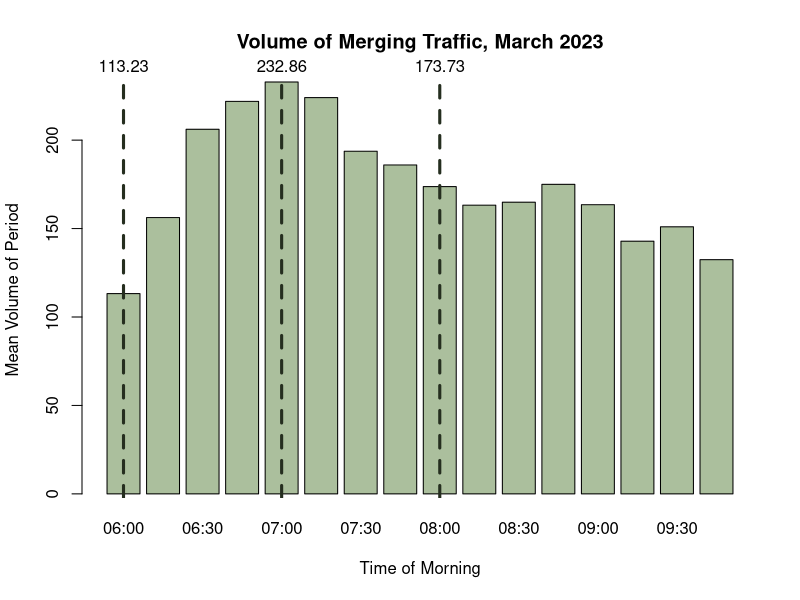
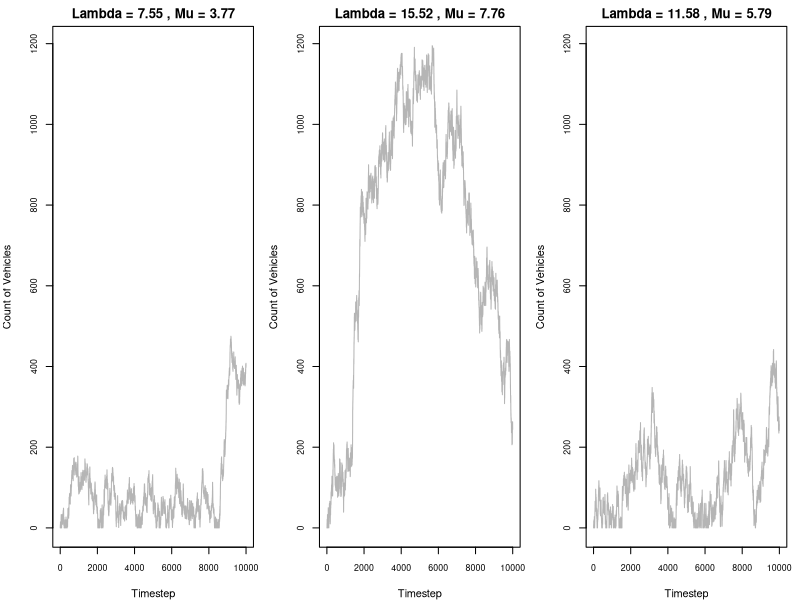
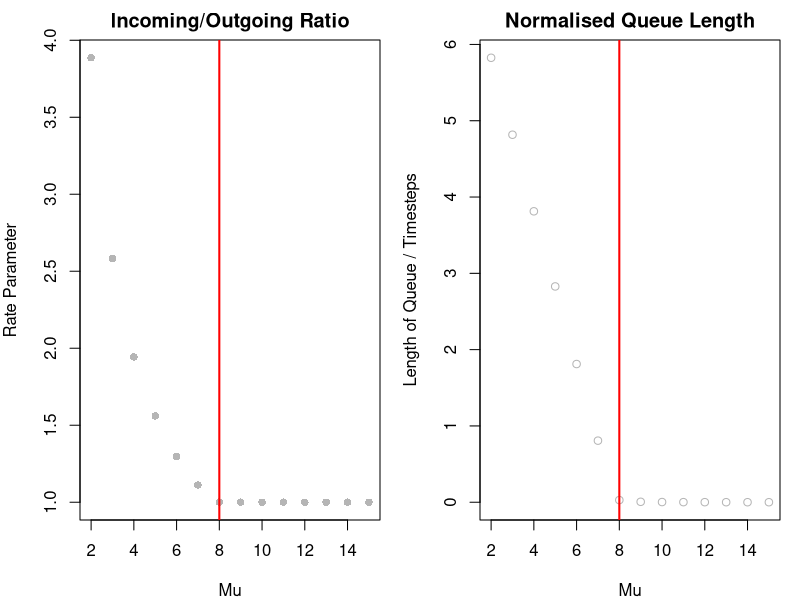
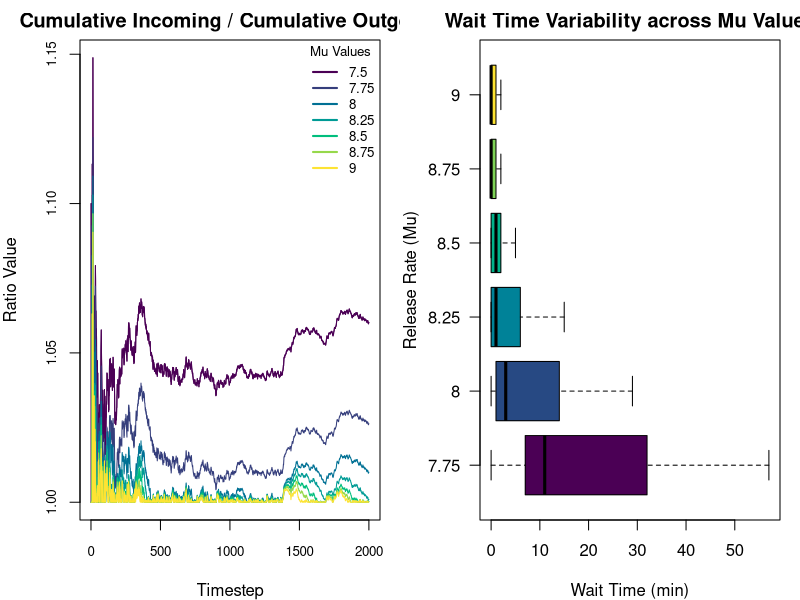
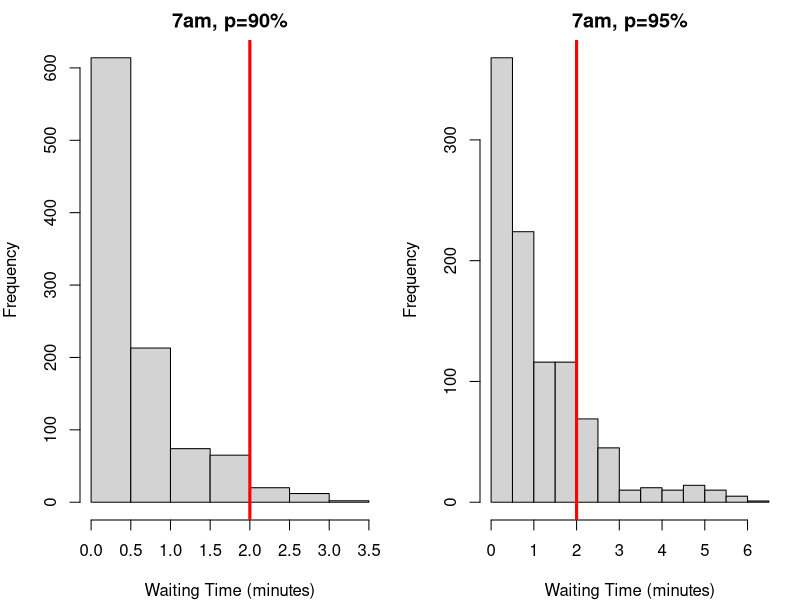
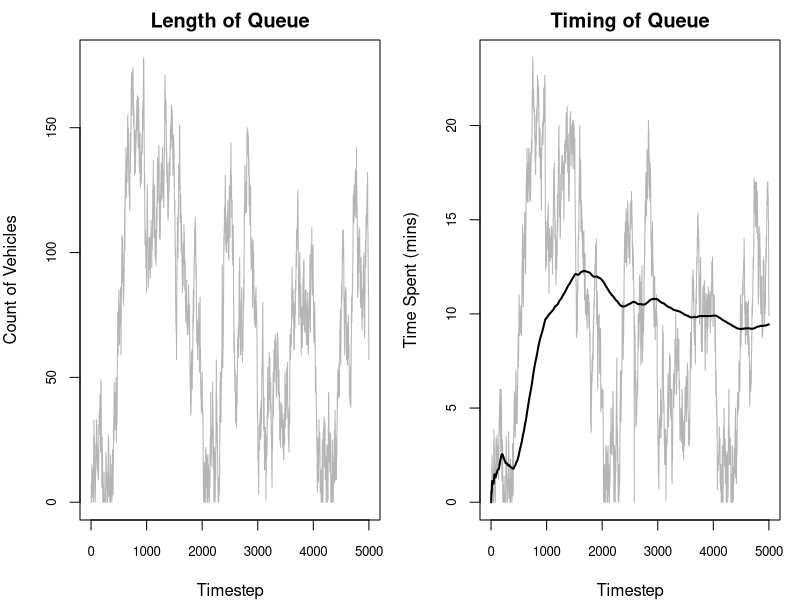
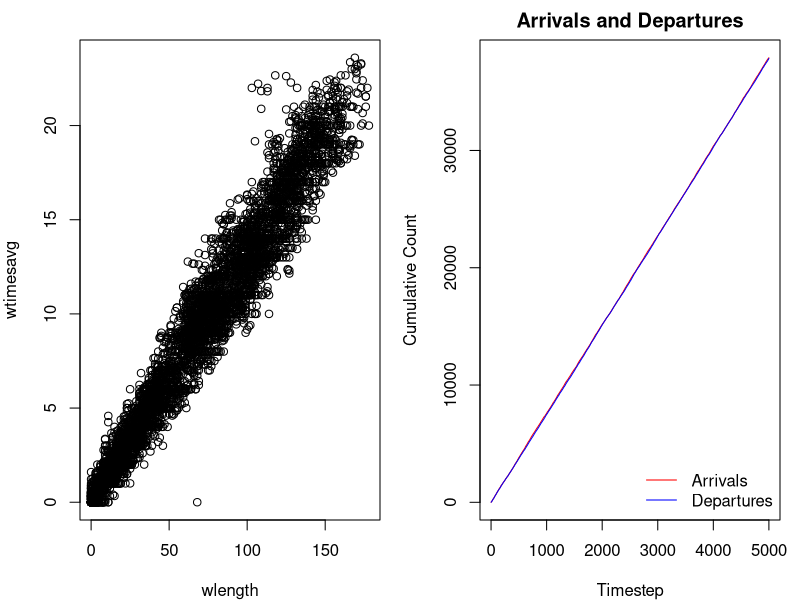
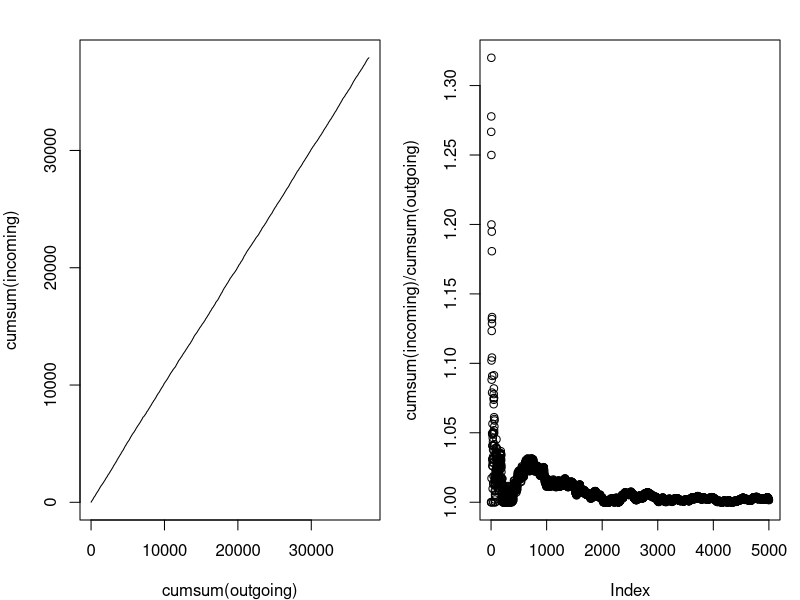

The R script that drew these images, in order:
## ---- chunk 1
#| include: false

# Keep these commented as the full files were too large to upload to Github
# Importing datasets
# raw23 <- read.csv("2023-03.csv")
# raw25 <- read.csv("2025-03.csv")

# Filtering for on-ramp segment
# ramp25 <- raw25[raw25$MLinkID == 5725, ]
# ramp23 <- raw23[raw23$MLinkID == 5725, ]

# Filtering for the freeway segment directly following the on-ramp
# fwy25 <- raw25[raw25$MLinkID == 183, ]
# fwy23 <- raw23[raw23$MLinkID == 183, ]

# Simplified import commands
ramp25 <- read.csv("ramp25.csv")
ramp23 <- read.csv("ramp23.csv")

fwy25 <- read.csv("fwy25.csv")
fwy23 <- read.csv("fwy23.csv")
## ---- chunk 2
#| include: false

library(lubridate)

# Converting datetime strings to date objects
ramp23$Date.Time.AWST <- ymd_hm(ramp23$Date.Time.AWST)

# Adding day of the week column (1=sunday, 7=saturday)
ramp23$Weekday <- wday(ramp23$Date.Time.AWST)

# Adding hour of the day column
ramp23$Hour <- hour(ramp23$Date.Time.AWST)

# Adding 15-min segment identifier of column
ramp23$Period <- format(ramp23$Date.Time.AWST, "%H:%M")

# Removing weekends
ramp23.wk <- ramp23[ramp23$Weekday %in% c(2, 3, 4, 5, 6), ]

# Filtering for only the morning peak (6am-10am)
ramp23.pk.wk <- ramp23.wk[6 <= ramp23.wk$Hour & ramp23.wk$Hour < 10, ]

# Removing public holidays (March 6 is the onyl date - Labour Day)
ramp23.pk.wk <- ramp23.pk.wk[date(ramp23.pk.wk$Date.Time.AWST) != "2023-03-06", ]
## ---- chunk 3
head(ramp23[, c(-6, -7, -8, -9, -10)])
## ---- chunk 4
#| include: false

smeans <- aggregate(Volume ~ Period, 
                           data = ramp23.pk.wk, 
                           FUN = mean)

# getting max volume
smax <- max(smeans$Volume)
maxindex <- which(smeans$Volume == smax)

# getting mean volume
smean <- mean(smeans$Volume)

# getting min volume
smin <- min(smeans$Volume)
minindex <- which(smeans$Volume == smin)
## ---- chunk 5
#| echo: false

bp <- barplot(smeans$Volume, names.arg = smeans$Period, col="#abbf9d", xlab = "Time of Morning", ylab = "Mean Volume of Period", main="Volume of Merging Traffic, March 2023")

abline(v = bp[1], col = "#252e1f", lwd = 3, lty = 2)
text(x = bp[1], y = smax, labels = round(smeans$Volume[1], 2), pos = 3, xpd = TRUE)

abline(v = bp[5], col = "#252e1f", lwd = 3, lty = 2)
text(x = bp[5], y = smax, labels = round(smeans$Volume[5], 2), pos = 3, xpd = TRUE)

abline(v = bp[9], col = "#252e1f", lwd = 3, lty = 2)
text(x = bp[9], y = smax, labels = round(smeans$Volume[9], 2), pos = 3, xpd = TRUE)
## ---- chunk 6
#| echo: false
smu6  <- mean(ramp23.pk.wk[ramp23.pk.wk$Period == "06:00", 4])
svar6 <- var(ramp23.pk.wk[ramp23.pk.wk$Period == "06:00", 4])

data.frame (
  Mean = smu6,
  Variance = svar6,
  row.names = c("6am (min)")
)
## ---- chunk 7
#| include: false
ssize6 <- (smu6^2) / (svar6 - smu6)
## ---- chunk 8
sim1 <- rnbinom(10000, size = ssize6, mu = smu6)
sim2 <- rpois(10000, lambda = smu6)
data.frame (
  Mean = c(smu6, mean(sim1), mean(sim2)),
  Variance = c(svar6, var(sim1), mean(sim2)),
  row.names = c("Dataset", "NBinom Sim", "Poisson Sim  ")
)
## ---- chunk 9
#| echo: false
data.frame(
  Mean = smu6 / 15,
  Variance = svar6 / 15^2,
  Size = ((smu6/15)^2) / ((svar6/(15^2)) - smu6/15),
  row.names = c("Vehicles/min")
  )
## ---- chunk 10
#| echo: false

data.frame(
  Mean = c(smu6, smu6/15, smu6/15),
  Size = c(ssize6, ((smu6/15)^2) / ((svar6/(15^2)) - smu6/15), ssize6/15),
  row.names = c("Vehicles/15min", "Vehicles/min (Method 1)", "Vehicles/min (Method 2)")
)
## ---- chunk 11
#| include: false

# 6am models
# leave as the same

# 7am models
smu7  <- mean(ramp23.pk.wk[ramp23.pk.wk$Period == "07:00", 4])
svar7 <- var(ramp23.pk.wk[ramp23.pk.wk$Period == "07:00", 4])
ssize7 <- ((smu7^2) / (svar7 - smu7))

# 8am models
smu8  <- mean(ramp23.pk.wk[ramp23.pk.wk$Period == "08:00", 4])
svar8 <- var(ramp23.pk.wk[ramp23.pk.wk$Period == "08:00", 4])
ssize8 <- ((smu8^2) / (svar8 - smu8))

# update to vehicles / 15 minute
# we no longer use variance! DO NOT TOUCHHHH VARIANCE
smu6 <- smu6 / 15
ssize6 <- ssize6 / 15

smu7 <- smu7 / 15
ssize7 <- ssize7 / 15

smu8 <- smu8 / 15
ssize8 <- ssize8 / 15
## ---- chunk 12
#| echo: false

data.frame(
  Mean = c(smu6, smu7, smu8),
  Size = c(ssize6, ssize7, ssize8),
  row.names = c("6am (min)", "7am (max)", "8am (mean)")
)
## ---- chunk 13
onRampSimulation <- function(steps, alambda, asize, rmu, c) {
  set.seed(1234)
  
  queue <- c() # storage for vehicles currently in queue
  incoming <- numeric(steps) # track count of vehicles arrived
  outgoing <- numeric(steps) # track count of vehicles released
  
  wlength <- numeric(steps) # track length of queue in each timestep
  wtimesavg <- numeric(steps) # track AVERAGE waiting times of vehicles released in a timestep
  wtimesall <- c() # track INDIVIDUAL waiting times of vehicles released in a timestep

  for (i in 1:steps) {
    # calculate arrivals
    arate <- rnbinom(1, size=asize, mu=alambda)
    
    queue <- c(queue, rep(i, arate))
    incoming[i] <- arate
    
    # calculate departures
    rrate <- sum(rpois(c, lambda=rmu))
    released <- min(length(queue), rrate)
    
    outgoing[i] <- released
    
    # release cars and track wait times
    if (released > 0) {
      rtimes <- i - queue[1:released]
      wtimesavg[i] <- mean(rtimes)
      wtimesall <- c(wtimesall, rtimes)
      queue <- queue[-(1:released)]
    } else {
      wtimesavg[i] <- 0 
    }
    
    wlength[i] <- length(queue)
  }
  
  return(list(
    incoming = incoming,
    outgoing = outgoing,
    wtimesavg = wtimesavg,
    wtimesall = wtimesall,
    wlength = wlength)
    )
}
## ---- chunk 14
#| include: false

# easy method to run mutliple simulations
runMultiSims <- function(steps, alambdas, asizes, rmus, c){
  if (length(rmus) != length(alambdas) || length(alambdas) != length(asizes))
    stop("Must have an equal count for each parameter.")
  
  sims <- list()

  for (i in seq_along(rmus)) {
    sims[[i]] <- onRampSimulation(
      steps = steps, 
      alambda = alambdas[i],
      asize = asizes[i],
      rmu = rmus[i], 
      c = c
    )
  }
  
  maxlength <- 0
  for (sim in sims) {
    maxlength <- max(sim$wlength, maxlength)
  }
  
  data <- list(
    sims = sims,
    maxlength = maxlength
  )
  
  return(data)
}
## ---- chunk 15
#| echo: false

c <- 2

rmu6 <- smu6/c
rmu7 <- smu7/c
rmu8 <- smu8/c

data.frame(
  Best = c(smu6, rmu6),
  Worst = c(smu7, rmu7),
  Average = c(smu8, rmu8),
  row.names = c("Arrival Rate", "Departure Rate")
)
## ---- chunk 16
#| echo: false
alambdas <- c(smu6, smu7, smu8)
asizes <- c(ssize6, ssize7, ssize8)
rmus <- c(rmu6, rmu7, rmu8)

sims <- runMultiSims(10000, alambdas, asizes, rmus, 2)
maxqueue <- sims$maxlength
sims <- sims$sims # can just rassign

par(mfrow=c(1, length(rmus)), mar=c(4, 4, 2, 1))

for (i in seq_along(rmus)) {
  plot(
    sims[[i]]$wlength,
    type = "l",
    xlab = "Timestep",
    ylab = "Count of Vehicles",
    ylim = c(0, maxqueue),
    cex.axis = 0.8,
    col = "#b5b5b5",
    main = paste("Lambda =", round(alambdas[i], 2), ", Mu =", round(rmus[i], 2))
  )
}

paste("Maximum length:", maxqueue)

## ---- chunk 17
#| echo: false

steps <- 1000
rmus <- seq(2, 15)
count <- length(rmus)
c <- 2

sims <- runMultiSims(steps, rep(smu7, count), rep(ssize7, count), rmus, c)
# inoutrate <- sapply(sims$sims, function(x) mean(x$incoming/x$outgoing))
inoutrate <- sapply(sims$sims, function(x) sum(x$incoming)/sum(x$outgoing))
meanlength <- sapply(sims$sims, function(x) mean(x$wlength)/steps) # /steps to normalise

par(mfrow=c(1, 2))
plot(rmus, inoutrate, main="Incoming/Outgoing Ratio", ylab="Rate Parameter", xlab="Mu", pch=16, col="#b5b5b5")
abline(v=8, col="red", lwd = 2)
plot(rmus, meanlength, col="#b5b5b5", main="Normalised Queue Length", ylab="Length of Queue / Timesteps", xlab="Mu")
abline(v=8, col="red", lwd = 2)

paste("Recall that the incoming rate is", round(smu7, 2), "with a critical Mu of", round(rmu7, 2))
## ---- chunk 18
slope <- lm(meanlength[rmus < 8] ~ rmus[rmus < 8], )
summary(slope)
## ---- chunk 19
#| echo: false

steps <- 2000
rmus <- seq(7.5, 9, 0.25)
count <- length(rmus)
c <- 2

# can delete shite above
cols <- hcl.colors(length(rmus), "Viridis")

sims <- runMultiSims(steps, rep(smu7, count), rep(ssize7, count), rmus, c)$sims

plot(
    cumsum(sims[[1]]$incoming) / cumsum(sims[[1]]$outgoing),
    type = "l",
    xlab = "Timestep",
    ylab = "Ratio Value",
    cex.axis = 0.8,
    col = cols[1],
    main = "Cumulative Incoming / Cumulative Outgoing"
  )

# need to replot 1 so it shows ontop
for (i in seq_along(rmus)) {
  lines(
    cumsum(sims[[i]]$incoming) / cumsum(sims[[i]]$outgoing),
    col=cols[i]
    )
}

legend("topright", legend = rmus, col = cols, lty = 1, lwd = 2, title = "Mu Values", bty = "n", cex = 0.8)
## ---- chunk 20
#| echo: false

# use sims from above

rmus <- rmus[-1]
sims <- sims[-1]

plotlist <- lapply(sims, function(x) x$wtimesall)
names(plotlist) <- rmus

boxplot(plotlist, 
        horizontal=TRUE, 
        las=1,
        col=hcl.colors(length(rmus), "Viridis"),
        xlab="Wait Time (min)", 
        ylab="Release Rate (Mu)",
        main="Wait Time Variability across Mu Values",
        outline=FALSE)
## ---- chunk 21
smu7 / (c * 8.75)
## ---- chunk 22
#| include: false

yes <- 2

# if(i == 200) {
#   arrivals <- arrivals + 100 # TESTING VEHICLE INJECTION
#   # TESTING PIECEWISE
#   # lambda <- smu7
#   # dispersion <- ssize7
# }

# add another thing to add a temp lane when queue is a certain length
# maybe add optional parameters at end? if you dont input them then sim ignores it 

# FOR THE SIMULATION BELOW
# alambda refers to TOTAL arrival rate /min
# asize refers to dispersion parameter
# rmu refers to PER LANE departure rate /min
# c refers to number of lanes
## ---- chunk 23
# testing 90% utilisation
sim90 <- onRampSimulation(1000, smu7, ssize7, rmu7 / 0.9, 2)
hist(sim90$wtimesavg, main = "7am, p=90%", xlab="Waiting Time (minutes)", breaks = 5)
abline(v = 2, lwd = 3, col="red")

# testing 95% utilisation
sim95 <- onRampSimulation(1000, smu7, ssize7, rmu7 / 0.95, 2)
hist(sim95$wtimesavg, main = "7am, p=95%", xlab="Waiting Time (minutes)", breaks = 10)
abline(v = 2, lwd = 3, col="red")
## ---- chunk 24
#| include: false

# using 90% utilisation rate
prop.test(x = sum(sim90$wtimesavg > 2), 
          n = length(sim90$wtimesavg), 
          p = 0.1, 
          alternative = "greater", 
          conf.level = 0.95)

# using 95% utilisation rate
prop.test(x = sum(sim95$wtimesavg > 2), 
          n = length(sim95$wtimesavg), 
          p = 0.1, 
          alternative = "greater", 
          conf.level = 0.95)
## ---- chunk 25
#| echo: false

data.frame(
  P_Value = c("1.00", "8.714e-16"),
  Proportion = c("0.034", "0.176"),
  row.names = c("90% Utilisation", "95% Utilisation")
)
## ---- chunk 26
summary(sim95$wtimesavg)
## ---- chunk 27
# PLOTTING BANK
data <- onRampSimulation(steps=5000, alambda=smu6, asize=ssize6, rmu=(rmu6 - 0), c=2)
incoming <- data$incoming
outgoing <- data$outgoing
wtimesavg <- data$wtimesavg
wtimesall <- data$wtimesall
wlength <- data$wlength

par(mfrow = c(1, 2))
# queue length plot
plot(wlength, type="l", xlab="Timestep", ylab="Count of Vehicles", cex.axis = 0.8, col="#b5b5b5", main="Length of Queue")
# abline(v = 300, lwd=2, col="#737373")

# time spent waiting plot
plot(wtimesavg, type="l", xlab="Timestep", ylab="Time Spent (mins)", cex.axis = 0.8, col="#b5b5b5", main = "Timing of Queue")
# abline(v = 300, lwd=2, col="#737373")
lines(cumsum(wtimesavg)/seq_along(wtimesavg), lwd=2)
# lines(movingavg, col="blue", lwd=2)

# hysteresis plot
plot(wlength, wtimesavg)

# incoming vs outgoing
plot(cumsum(incoming), type="l", col="red", xlab="Timestep", ylab="Cumulative Count", main="Arrivals and Departures")
lines(cumsum(outgoing), type="l", col="blue")
legend("bottomright", legend=c("Arrivals", "Departures"), col=c("red", "blue"), lty=1, bty="n")
# t.test(lm(cumsum(outgoing[1:100]) ~ seq(1, 100)), lm(cumsum(outgoing[200:300]) ~ seq(200:300)), paired = TRUE)

# another incoming vs outgoing
plot(cumsum(outgoing), cumsum(incoming), type="l")

# one more
plot(cumsum(incoming) / cumsum(outgoing))
plot(incoming / outgoing)

# level of service
hist(wtimesall)

plot(cumsum(incoming) / cumsum(outgoing))

# SENSITIVITY THING I DIDNT LIKE
steps <- 1000
rmus <- c(6, 7, 8)
count <- length(rmus)
c <- 2

sims <- runMultiSims(steps, rep(smu7, count), rep(ssize7, count), rmus, c)$sims

par(mfrow = c(1, count))
for (i in seq_along(rmus)) {
  plot(
    sims[[i]]$wlength,
    type = "l",
    xlab = "Timestep",
    ylab = "Count of Vehicles",
    cex.axis = 0.8,
    col = "#b5b5b5",
    main = paste("Mu =", round(rmus[i], 2))
  )
}
